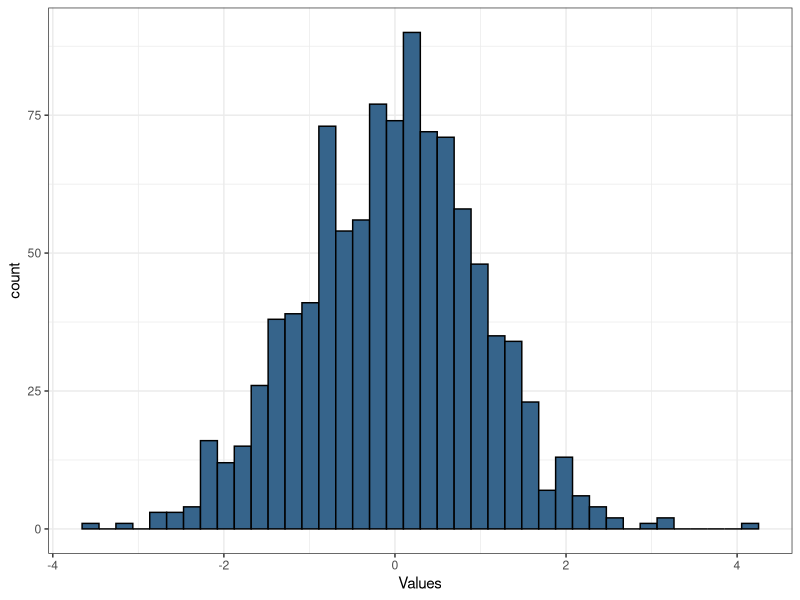
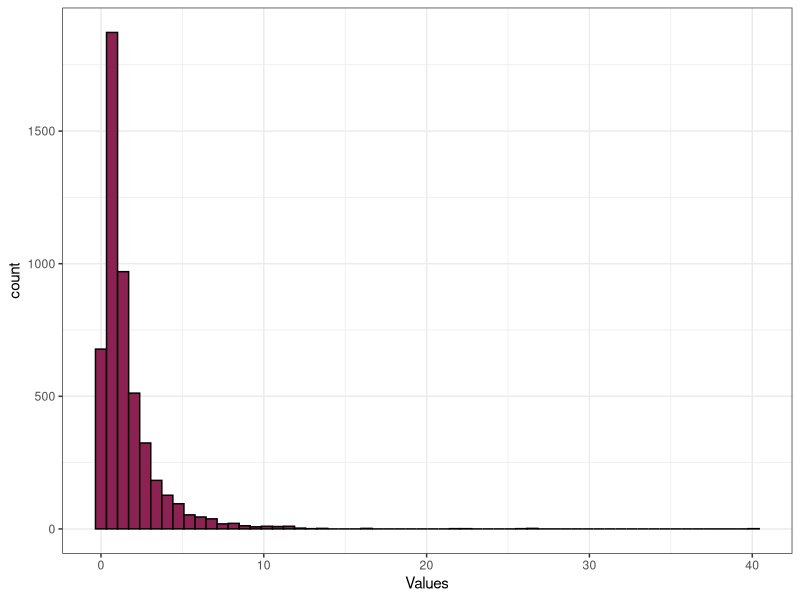

Write R code to recreate these figures, in order.
## ---- chunk 1
library(tidyverse)
sample <- c(1, 4, 5, 10, 10)
getmode <- function(v) {
   uniqv <- unique(v)
   uniqv[which.max(tabulate(match(v, uniqv)))]
}
# 
# mean(sample)
# median(sample)
# getmode(sample)
## ---- chunk 2

normalvec <- rnorm(1000)

ggplot(mapping = aes(normalvec))+
  geom_histogram(color = "black", fill = "steelblue4", bins = 40)+
  xlab("Values")+
  ylab("count")+
  theme_bw()

## ---- chunk 3

lognormalvec <- rlnorm(5000)

ggplot(mapping = aes(lognormalvec))+
  geom_histogram(color = "black", fill = "violetred4", bins = 60)+
  xlab("Values")+
  ylab("count")+
  theme_bw()
